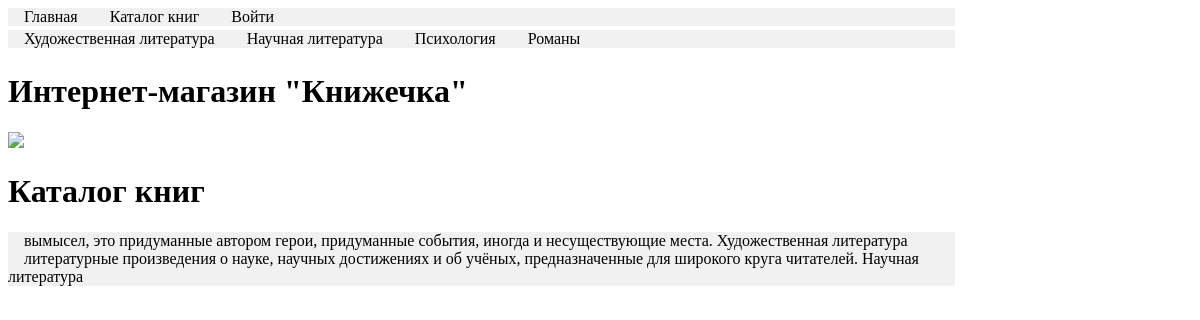
/catalog/, run on an earlier commit of the app's database.
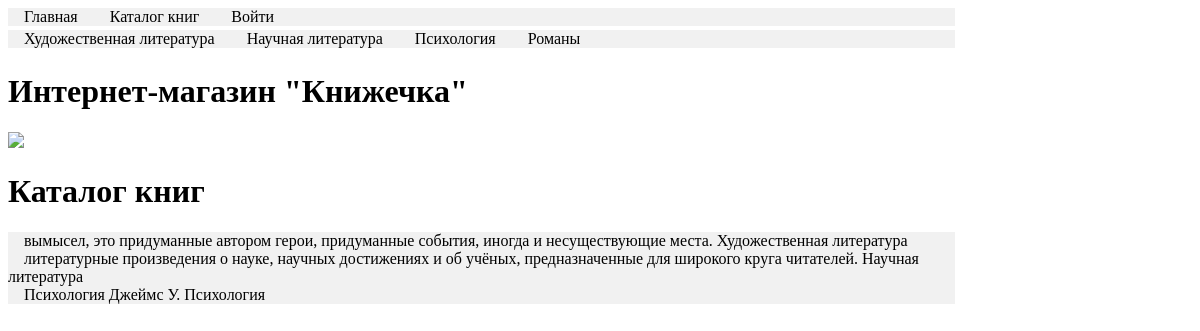
And on a later commit of the database.
### mainapp/models.py (models this page shows, shortened)
class ProductCategory(models.Model):
    name = models.CharField(max_length=128)
    desc = models.TextField(blank=True)
    class Meta:
        verbose_name = 'Книга'
        verbose_name_plural = 'Книги'

### mainapp/views.py (the view)
# urls.py: path('catalog/', mainapp.catalog, name='catalog'),
def catalog(request):
    categories = ProductCategory.objects.all()
    context = {
        'categories': categories,
        'page_title': 'каталог'
    }
    return render(request, 'mainapp/catalog.html', context)

### mainapp/templates/mainapp/catalog.html
{% extends 'mainapp/base.html' %}
{% block content %}
    <h1>Каталог книг</h1>
    <div class="catalog-menu">
        <ul>
            {% for item in categories %}
                <li>
                    <a href="{% url 'catalog_page' item.pk %}">
                        {{ item.desc }}
                        {{ item.name }}
                    </a>
                </li>
            {% endfor %}
        </ul>
    </div>
{% endblock %}

What changed in the data, as far as the page shows it:
added ProductCategory: desc "Психология Джеймс У.", name "Психология"
